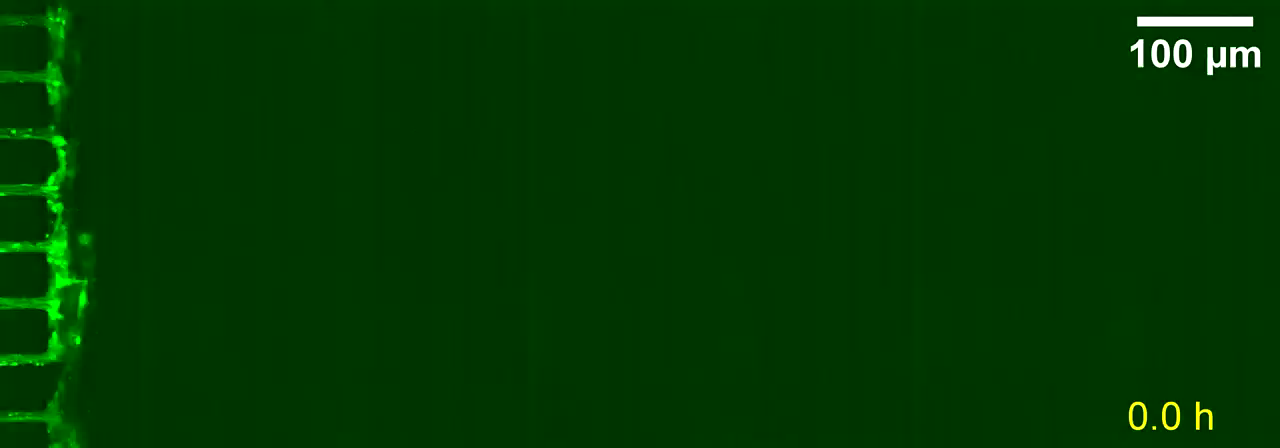
#> input picture frame 0 of cde7198975117a224bb23963f96cbd3d.mp4, 1280 x 448 px
$ python '版本母体.py'
#> lines starting #> are read from the running program, lines starting #| are printed output that depends on the picture; after the words box and inside, x2 and y2 are one past the last pixel; in counts of white or black regions, pixels touching at a corner belong together
"""
神经元追踪工具 v9.0
彻底重构版本
"""

import cv2
import numpy as np
import json
import os
import heapq
from datetime import datetime
from skimage.morphology import skeletonize, remove_small_objects

try:
    import tkinter as tk
    from tkinter import filedialog
    HAS_TK = True
except ImportError:
    HAS_TK = False


# ============================================================================
#                              配置
# ============================================================================

class Config:
    MAX_NEURONS = 50
    DISPLAY_WIDTH = 1600
    DISPLAY_HEIGHT = 1000
    PANEL_HEIGHT = 130

    MIN_ZOOM, MAX_ZOOM, ZOOM_STEP = 0.2, 10.0, 1.4
    DEFAULT_MARK_RADIUS = 1

    # 图像处理
    GREEN_THRESHOLD = 40
    CLAHE_CLIP_LIMIT = 3.0
    MEDIAN_KERNEL = 5
    ADAPTIVE_BLOCK_SIZE = 15
    MIN_OBJECT_SIZE = 50

    # 追踪
    MAX_GAP = 15
    Y_TOLERANCE = 35
    DIRECTION_WEIGHT = 15

    # 颜色
    COLOR_BG = (30, 30, 30)
    COLOR_PANEL = (25, 25, 25)
    COLOR_BTN = (65, 65, 65)
    COLOR_BTN_HOVER = (85, 85, 85)
    COLOR_BTN_ACTIVE = (70, 130, 70)


def gen_colors(n):
    colors = []
    for i in range(n):
        h = int(180 * i / n)
        hsv = np.uint8([[[h, 255, 255]]])
        bgr = cv2.cvtColor(hsv, cv2.COLOR_HSV2BGR)[0][0]
        colors.append((int(bgr[0]), int(bgr[1]), int(bgr[2])))
    return colors


# ============================================================================
#                              UI
# ============================================================================

class Button:
    def __init__(self, x, y, w, h, text, color=None):
        self.x, self.y, self.w, self.h = x, y, w, h
        self.text = text
        self.color = color or Config.COLOR_BTN
        self.hover = self.active = False

    def contains(self, px, py):
        return self.x <= px < self.x + self.w and self.y <= py < self.y + self.h

    def draw(self, img):
        bg = Config.COLOR_BTN_ACTIVE if self.active else (Config.COLOR_BTN_HOVER if self.hover else self.color)
        cv2.rectangle(img, (self.x, self.y), (self.x+self.w, self.y+self.h), bg, -1)
        cv2.rectangle(img, (self.x, self.y), (self.x+self.w, self.y+self.h), (100,100,100), 1)
        (tw, th), _ = cv2.getTextSize(self.text, cv2.FONT_HERSHEY_SIMPLEX, 0.5, 2)
        cv2.putText(img, self.text, (self.x+(self.w-tw)//2, self.y+(self.h+th)//2),
                   cv2.FONT_HERSHEY_SIMPLEX, 0.5, (255,255,255), 2, cv2.LINE_AA)


class InputBox:
    def __init__(self, x, y, w, h, label):
        self.x, self.y, self.w, self.h = x, y, w, h
        self.label = label
        self.text = ""
        self.active = False

    def contains(self, px, py):
        return self.x <= px < self.x + self.w and self.y <= py < self.y + self.h

    def draw(self, img, highlight=None):
        cv2.putText(img, self.label, (self.x, self.y-5), cv2.FONT_HERSHEY_SIMPLEX, 0.4, (180,180,180), 1)
        bg = (55, 55, 75) if self.active else (45, 45, 45)
        cv2.rectangle(img, (self.x, self.y), (self.x+self.w, self.y+self.h), bg, -1)
        border = (150, 180, 255) if self.active else (100, 100, 100)
        cv2.rectangle(img, (self.x, self.y), (self.x+self.w, self.y+self.h), border, 1)
        tx = self.x + 6
        if highlight:
            cv2.rectangle(img, (self.x+4, self.y+4), (self.x+20, self.y+self.h-4), highlight, -1)
            tx = self.x + 26
        cv2.putText(img, self.text, (tx, self.y+self.h-8), cv2.FONT_HERSHEY_SIMPLEX, 0.5, (220,220,220), 1)

    # [6 lines left out: function handle_key, not called in this run]


# ============================================================================
#                              视频
# ============================================================================

class VideoHandler:
    def __init__(self):
        self.cap = self.writer = None
        self.path = ""
        self.total = self.w = self.h = 0
        self.fps = 30
        self.frame = None
        self.idx = 0

    def load(self, path):
        self.path = path
        self.cap = cv2.VideoCapture(path)
        self.total = int(self.cap.get(cv2.CAP_PROP_FRAME_COUNT))
        self.w = int(self.cap.get(cv2.CAP_PROP_FRAME_WIDTH))
        self.h = int(self.cap.get(cv2.CAP_PROP_FRAME_HEIGHT))
        self.fps = self.cap.get(cv2.CAP_PROP_FPS) or 30
        print(f"✓ 视频: {self.w}x{self.h}, {self.fps:.1f}fps, {self.total}帧")

    def read(self, idx):
        idx = max(0, min(idx, self.total - 1))
        self.cap.set(cv2.CAP_PROP_POS_FRAMES, idx)
        ret, self.frame = self.cap.read()
        if ret: self.idx = idx
        return self.frame

    def start_write(self, path):
        os.makedirs(os.path.dirname(path) or ".", exist_ok=True)
        self.writer = cv2.VideoWriter(path, cv2.VideoWriter_fourcc(*'mp4v'), int(self.fps), (self.w, self.h))

    def write(self, f):
        if self.writer: self.writer.write(f)

    def stop_write(self):
        if self.writer: self.writer.release(); self.writer = None

    def release(self):
        if self.cap: self.cap.release()
        self.stop_write()


# ============================================================================
#                              图像处理
# ============================================================================

class ImageProc:
    def __init__(self):
        self.clahe = cv2.createCLAHE(clipLimit=Config.CLAHE_CLIP_LIMIT, tileGridSize=(8,8))
        self.kernel = cv2.getStructuringElement(cv2.MORPH_ELLIPSE, (3,3))

    # [29 lines left out: functions is_green, skeleton, nearest_skel, not called in this run]


class Tracker:
    def __init__(self, ip):
        self.ip = ip

    # [196 lines left out: functions _dir, _trace1, _bidir, grow, _astar, trace, not called in this run]


# ============================================================================
#                              数据
# ============================================================================

class Data:
    def __init__(self):
        self.marks = {}  # {nid: {"color": [...], "marks": [...]}}
        self.trajs = {}  # {nid: [(y,x), ...]}
        self.colors = gen_colors(Config.MAX_NEURONS)

    # [18 lines left out: functions add_mark, del_mark_near, not called in this run]

    def get_marks(self, nid):
        return self.marks[nid]["marks"] if nid in self.marks else []

    def color(self, nid):
        return tuple(self.marks[nid]["color"]) if nid in self.marks else tuple(self.colors[nid % len(self.colors)])

    def del_neuron(self, nid):
        self.marks.pop(nid, None)
        self.trajs.pop(nid, None)

    # [19 lines left out: functions new_id, save, load, not called in this run]


# ============================================================================
#                              主程序
# ============================================================================

class NeuronTool:
    def __init__(self):
        self.vid = VideoHandler()
        self.ip = ImageProc()
        self.data = Data()
        self.tracker = Tracker(self.ip)

        self.zoom = 1.0
        self.pan_x = self.pan_y = 0
        self.panning = False
        self.pan_start = (0, 0)

        self.cur_nid = 0
        self.mode = 'mark'
        self.buttons = {}
        self.frame_inp = self.neuron_inp = self.active_inp = None
        self.mx = self.my = 0
        self.action = None
        self.data_path = self.out_path = None

        if HAS_TK:
            self.root = tk.Tk()
            self.root.withdraw()
        else:
            self.root = None

    @property
    def img_h(self):
        return Config.DISPLAY_HEIGHT - Config.PANEL_HEIGHT

    def _init_ui(self):
        y1, y2, y3 = self.img_h + 12, self.img_h + 55, self.img_h + 95
        bh = 36
        x = 15
        self.buttons['prev'] = Button(x, y1, 55, bh, '<Prev'); x += 60
        self.buttons['next'] = Button(x, y1, 55, bh, 'Next>'); x += 60
        self.buttons['p10'] = Button(x, y1, 40, bh, '-10'); x += 45
        self.buttons['n10'] = Button(x, y1, 40, bh, '+10'); x += 55
        self.frame_inp = InputBox(x, y1+2, 80, 32, "Frame:"); x += 95
        self.buttons['zin'] = Button(x, y1, 35, bh, 'Z+'); x += 40
        self.buttons['zout'] = Button(x, y1, 35, bh, 'Z-'); x += 40
        self.buttons['zfit'] = Button(x, y1, 35, bh, 'Fit'); x += 50
        self.neuron_inp = InputBox(x, y1+2, 60, 32, "Neuron:"); self.neuron_inp.text = "0"; x += 75
        self.buttons['new'] = Button(x, y1, 45, bh, 'New'); x += 50
        self.buttons['deln'] = Button(x, y1, 50, bh, 'Del N'); x += 55

        x = 15
        self.buttons['mark'] = Button(x, y2, 60, bh, 'MARK'); x += 65
        self.buttons['track'] = Button(x, y2, 60, bh, 'TRACK'); x += 75
        self.buttons['run'] = Button(x, y2, 80, bh, '> RUN', (60,110,60)); x += 85
        self.buttons['save'] = Button(x, y2, 50, bh, 'Save', (60,110,60)); x += 55
        self.buttons['load'] = Button(x, y2, 50, bh, 'Load'); x += 55
        self.buttons['clr'] = Button(x, y2, 70, bh, 'ClearAll', (60,60,110)); x += 80
        self.buttons['exit'] = Button(x, y2, 50, bh, 'EXIT', (60,60,110))

        for i in range(15):
            self.buttons[f'n{i}'] = Button(15 + i*50, y3, 46, 28, f'N{i}')

    # [11 lines left out: functions s2i, i2s, not called in this run]

    def _fit(self):
        self.zoom = min((Config.DISPLAY_WIDTH - 40) / self.vid.w, (self.img_h - 40) / self.vid.h, 1.0)
        self.pan_x = self.pan_y = 0

    # [69 lines left out: functions _btn_click, _confirm_inp, _mouse, not called in this run]

    def _draw(self):
        if self.vid.frame is None: return None
        c = np.full((Config.DISPLAY_HEIGHT, Config.DISPLAY_WIDTH, 3), Config.COLOR_BG, np.uint8)

        dw, dh = int(self.vid.w * self.zoom), int(self.vid.h * self.zoom)
        interp = cv2.INTER_LINEAR if self.zoom < 1 else cv2.INTER_NEAREST
        resized = cv2.resize(self.vid.frame, (dw, dh), interpolation=interp)
        ox = (Config.DISPLAY_WIDTH - dw) // 2 + self.pan_x
        oy = (self.img_h - dh) // 2 + self.pan_y

        sx1, sy1 = max(0, -ox), max(0, -oy)
        sx2, sy2 = min(dw, Config.DISPLAY_WIDTH - ox), min(dh, self.img_h - oy)
        dx1, dy1 = max(0, ox), max(0, oy)
        dx2, dy2 = min(Config.DISPLAY_WIDTH, ox + dw), min(self.img_h, oy + dh)
        if sx2 > sx1 and sy2 > sy1:
            c[dy1:dy2, dx1:dx2] = resized[sy1:sy2, sx1:sx2]

        # 画标记
        for nid, nd in self.data.marks.items():
            col = tuple(nd["color"])
            for m in nd["marks"]:
                sx, sy = self.i2s(m["x"], m["y"])
                if m["frame"] == self.vid.idx:
                    if nid == self.cur_nid: cv2.circle(c, (sx, sy), 10, (255,255,255), 2)
                    cv2.circle(c, (sx, sy), 6, col, -1)
                    cv2.putText(c, str(nid), (sx+8, sy+4), cv2.FONT_HERSHEY_SIMPLEX, 0.5, col, 2)
                else:
                    cv2.drawMarker(c, (sx, sy), col, cv2.MARKER_TILTED_CROSS, 8, 1)

        # track模式画轨迹
        if self.mode == 'track':
            for nid, traj in self.data.trajs.items():
                col = self.data.color(nid)
                for i in range(len(traj)-1):
                    p1, p2 = self.i2s(traj[i][1], traj[i][0]), self.i2s(traj[i+1][1], traj[i+1][0])
                    if np.sqrt((p1[0]-p2[0])**2+(p1[1]-p2[1])**2) < 50:
                        cv2.line(c, p1, p2, col, 2, cv2.LINE_AA)
                if traj:
                    cv2.circle(c, self.i2s(traj[-1][1], traj[-1][0]), 5, (0,0,255), -1)

        # 面板
        cv2.rectangle(c, (0, self.img_h), (Config.DISPLAY_WIDTH, Config.DISPLAY_HEIGHT), Config.COLOR_PANEL, -1)
        for b in self.buttons.values(): b.draw(c)
        self.frame_inp.draw(c)
        self.neuron_inp.draw(c, self.data.color(self.cur_nid))

        # 信息
        info = f"Frame: {self.vid.idx+1}/{self.vid.total} | Zoom: {self.zoom:.2f} | Mode: {self.mode.upper()} | N{self.cur_nid}"
        cv2.putText(c, info, (10, 26), cv2.FONT_HERSHEY_SIMPLEX, 0.6, (255,220,0), 2, cv2.LINE_AA)
        return c

    # ==========================================================================
    #                    追踪核心（彻底重写）
    # ==========================================================================

    # [122 lines left out: function run_tracking, not called in this run]

    # ==========================================================================
    #                    主循环
    # ==========================================================================

    def run(self, video_path, data_path=None):
        self.vid.load(video_path)
        self.data_path = data_path or os.path.splitext(video_path)[0] + "_data.json"
        self.out_path = os.path.splitext(video_path)[0] + "_tracked.mp4"

        if os.path.exists(self.data_path):
            self.data.load(self.data_path)

        self._init_ui()
        self.vid.read(0)
#> in read, self.frame is the input picture: shape (448, 1280, 3); mean B, G, R 1.2, 55.9, 1.5
        self.frame_inp.text = "1"
        self._fit()

        win = 'Neuron Tool v9'
        cv2.namedWindow(win, cv2.WINDOW_NORMAL)
        cv2.resizeWindow(win, Config.DISPLAY_WIDTH, Config.DISPLAY_HEIGHT)
        cv2.setMouseCallback(win, self._mouse)

        print("\n" + "="*50)
        print("神经元追踪工具 v9.0")
        print("="*50)
        print("左键=标记 | 右键=删除 | 滚轮=缩放 | 中键=平移")
        print("A/D=帧 | 0-9=神经元 | RUN=追踪")
        print("="*50 + "\n")

        while True:
            disp = self._draw()
#> in _draw, `cv2.rectangle(c, (0, self.img_h), (Config.DISPLAY_WIDTH, Config.DISPLA..`:
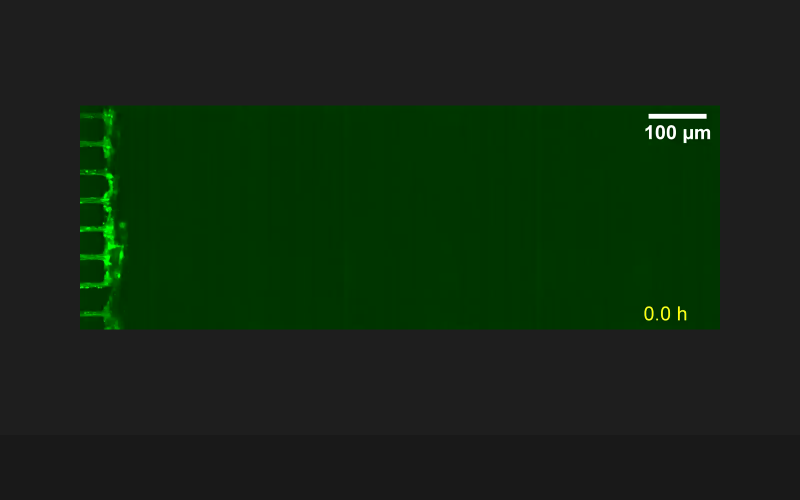
#> c: shape (1000, 1600, 3) (shown at 1/2 size); mean of channels 0, 1, 2 19, 38.6, 19.1; drawn as B, G, R
#> after the loop in _draw, `for b in self.buttons.values(): b.draw(c)`:
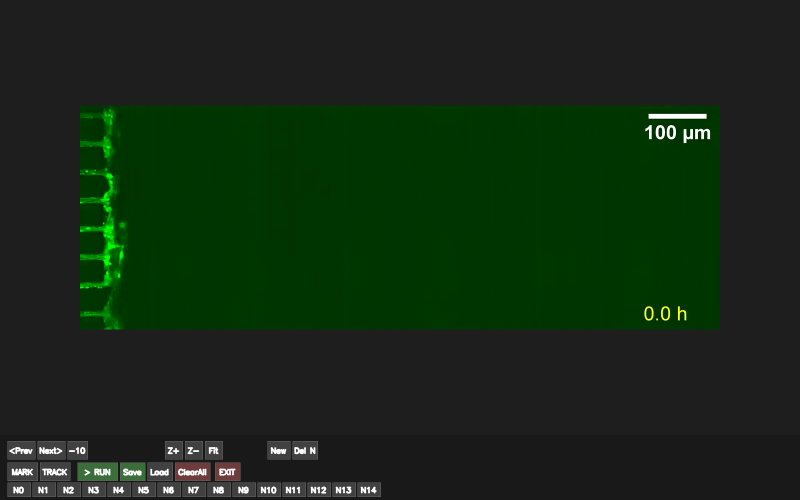
#> c: shape (1000, 1600, 3) (shown at 1/2 size); 3.09% of pixels changed, all inside (x1, y1, x2, y2) = (15, 882, 762, 994); drawn as B, G, R
#> in draw, `cv2.rectangle(img, (self.x, self.y), (self.x+self.w, self.y+self.h), b..`: img: shape (1000, 1600, 3); mean of channels 0, 1, 2 21.4, 41.1, 21.6
#> in draw, `cv2.rectangle(img, (self.x, self.y), (self.x+self.w, self.y+self.h), b..`: img: shape (1000, 1600, 3); mean of channels 0, 1, 2 21.4, 41.1, 21.6
#> in draw, `cv2.putText(img, self.text, (tx, self.y+self.h-8), cv2.FONT_HERSHEY_SI..`: img: shape (1000, 1600, 3); mean of channels 0, 1, 2 21.4, 41.1, 21.6
#> in draw (call 2), `cv2.putText(img, self.label, (self.x, self.y-5), cv2.FONT_HERSHEY_SIMP..`: img: shape (1000, 1600, 3); mean of channels 0, 1, 2 21.4, 41.1, 21.6
#> in draw (call 2), `cv2.rectangle(img, (self.x, self.y), (self.x+self.w, self.y+self.h), b..`: img: shape (1000, 1600, 3); mean of channels 0, 1, 2 21.4, 41.1, 21.6
#> in draw (call 2), `cv2.rectangle(img, (self.x, self.y), (self.x+self.w, self.y+self.h), b..`: img: shape (1000, 1600, 3); mean of channels 0, 1, 2 21.4, 41.1, 21.6
#> in draw (call 2), `cv2.rectangle(img, (self.x+4, self.y+4), (self.x+20, self.y+self.h-4),..`: img: shape (1000, 1600, 3); mean of channels 0, 1, 2 21.4, 41.1, 21.7
#> in draw (call 2), `cv2.putText(img, self.text, (tx, self.y+self.h-8), cv2.FONT_HERSHEY_SI..`: img: shape (1000, 1600, 3); mean of channels 0, 1, 2 21.4, 41.1, 21.7
#> in _draw, `cv2.putText(c, info, (10, 26), cv2.FONT_HERSHEY_SIMPLEX, 0.6, (255,220..`:
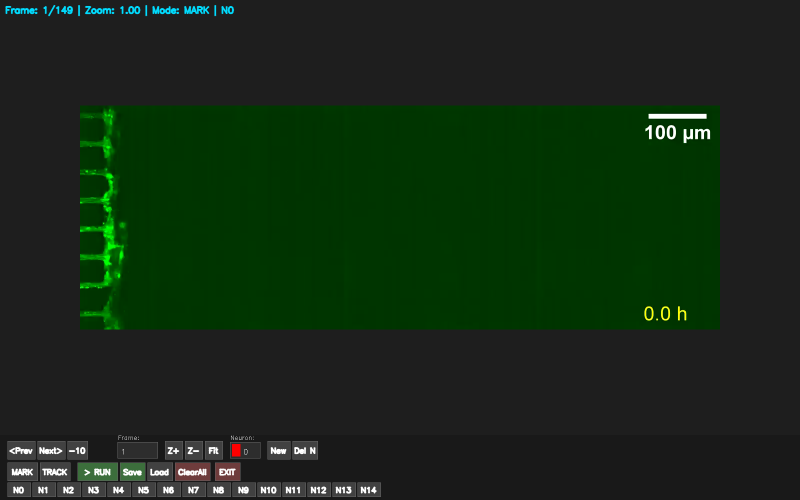
#> c: shape (1000, 1600, 3) (shown at 1/2 size); mean of channels 0, 1, 2 21.9, 41.5, 21.6; drawn as B, G, R
            if disp is not None: cv2.imshow(win, disp)

            if self.action == 'run':
                self.run_tracking()
                self.data.save(self.data_path)
                self.action = None
            elif self.action == 'save':
                self.data.save(self.data_path)
                self.action = None
            elif self.action == 'load':
                if HAS_TK:
                    p = filedialog.askopenfilename(filetypes=[("JSON", "*.json")])
                    if p: self.data_path = p; self.data.load(p)
                self.action = None
            elif self.action == 'exit':
                break

            key = cv2.waitKey(30) & 0xFF
#> (key q is pressed here)

            if self.active_inp:
                r = self.active_inp.handle_key(key)
                if r == 'confirm': self._confirm_inp()
                elif r == 'cancel': self.active_inp.active = False; self.active_inp = None
                continue

            if key == 27: break
            elif key == ord('a'): self.vid.read(self.vid.idx - 1); self.frame_inp.text = str(self.vid.idx + 1)
            elif key == ord('d'): self.vid.read(self.vid.idx + 1); self.frame_inp.text = str(self.vid.idx + 1)
            elif key == ord('w'): self.vid.read(self.vid.idx + 10); self.frame_inp.text = str(self.vid.idx + 1)
            elif key == ord('s'): self.vid.read(self.vid.idx - 10); self.frame_inp.text = str(self.vid.idx + 1)
            elif ord('0') <= key <= ord('9'):
                self.cur_nid = key - ord('0'); self.neuron_inp.text = str(self.cur_nid)

        cv2.destroyAllWindows()
        self.vid.release()
        if self.root: self.root.destroy()


# ============================================================================
#                              入口
# ============================================================================

if __name__ == "__main__":
    VIDEO_PATH = r"F:\工作文件\RA\python\项目汇总\神经图像\cde7198975117a224bb23963f96cbd3d.mp4"

    tool = NeuronTool()
    tool.run(VIDEO_PATH)
